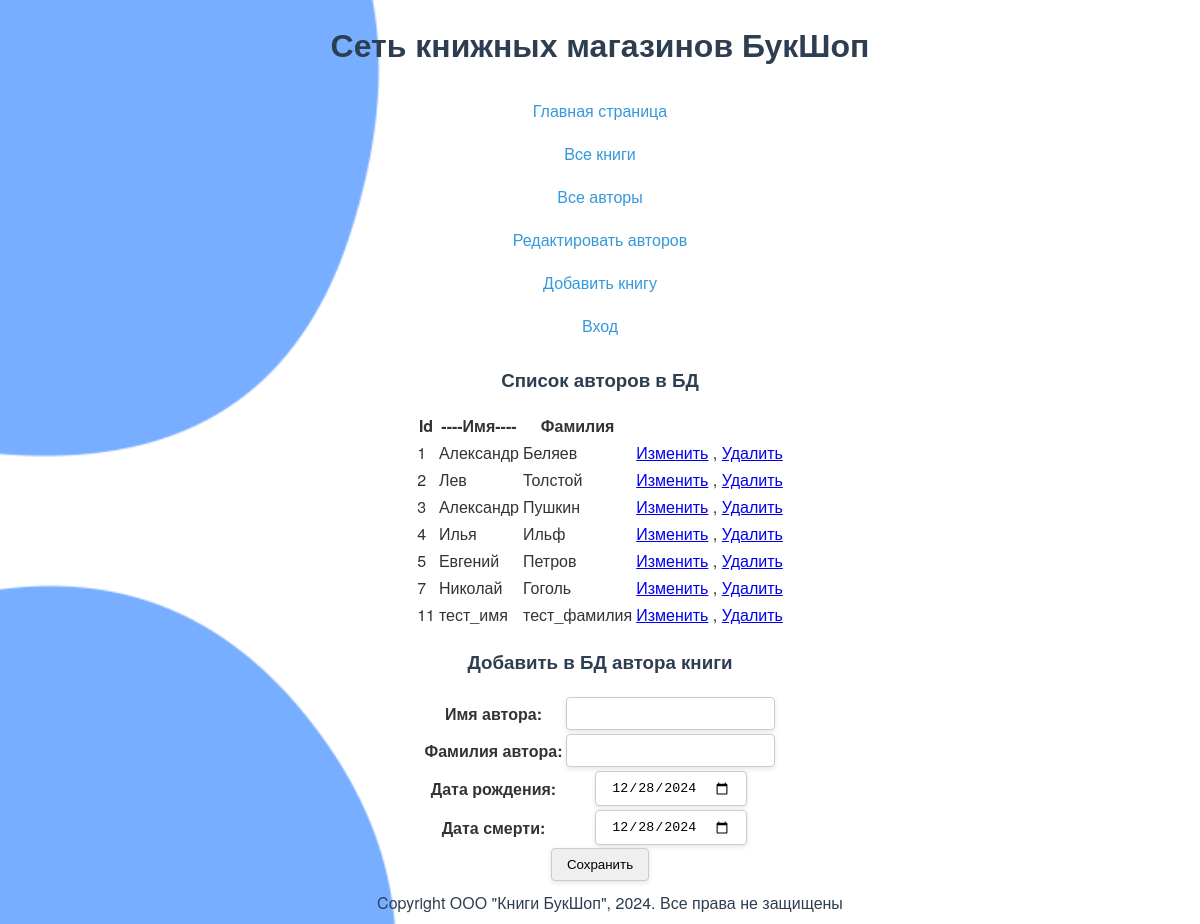
Page /authors_add/ on the committed database.
### catalog/models.py (models this page shows, shortened)
class Author(models.Model):
    first_name = models.CharField(max_length=100,
                                  help_text="Введите имя автора",
                                  verbose_name="Имя")
    last_name = models.CharField(max_length=100,
                                 help_text="Введите фамилию автора",
                                 verbose_name="Фамилия")
    date_of_birth = models.DateField(help_text="Введите дату рождения",
                                     verbose_name="Дата рождения",
                                     null=True, blank=True)
    date_of_death = models.DateField(help_text="Введите дату смерти",
                                     verbose_name="Дата смерти",
                                     null=True, blank=True)

### catalog/views.py (the view)
# urls.py: path('authors_add/', views.authors_add, name='authors_add'),
def authors_add(request):
    author = Author.objects.all()
    authorsform = AuthorsForm()
    return render(request, "catalog/authors_add.html", {"form": authorsform, "author": author})

### catalog/forms.py
class AuthorsForm(forms.Form):
    first_name = forms.CharField(label="Имя автора")
    last_name = forms.CharField(label="Фамилия автора")
    date_of_birth = forms.DateField(label="Дата рождения", initial=format(date.today()),
                                    widget=forms.widgets.DateInput(attrs={'type': 'date'}))
    date_of_death = forms.DateField(label="Дата смерти", initial=format(date.today()),
                                    widget=forms.widgets.DateInput(attrs={'type': 'date'}))

### catalog/templates/catalog/authors_add.html (shortened to what this page needs)
{% extends "base_generic.html" %}
{% block content %}
  <h3>Список авторов в БД</h3>
   <table>
        <thead>
            <th>Id</th><th>----Имя----</th><th>Фамилия</th><th></th>
        </thead>
  {% if author %}
     {% for author in author.all %}
        <tr>
           <td>{{author.id}}</td>
           <td>{{author.first_name}}</td>
           <td>{{author.last_name}}</td>
           <td><a href="/edit1/{{author.id}}">Изменить</a> , <a href="/delete/{{author.id}}">Удалить</a></td>
        </tr>
     {% endfor %}
  {% else %}
      <p>В базе данных нет авторов</p>
  {% endif %}
    </table>
<h3>Добавить в БД автора книги</h3>
<form method="POST" action="/create/">
    <table>
        {{ form }}
    </table>
    <input type="submit" value="Сохранить" >
</form>
{% endblock %}

### rows in the picture
Author: id "1", first_name "Александр", last_name "Беляев"
Author: id "2", first_name "Лев", last_name "Толстой"
Author: id "3", first_name "Александр", last_name "Пушкин"
Author: id "4", first_name "Илья", last_name "Ильф"
Author: id "5", first_name "Евгений", last_name "Петров"
Author: id "7", first_name "Николай", last_name "Гоголь"
Author: id "11", first_name "тест_имя", last_name "тест_фамилия"
